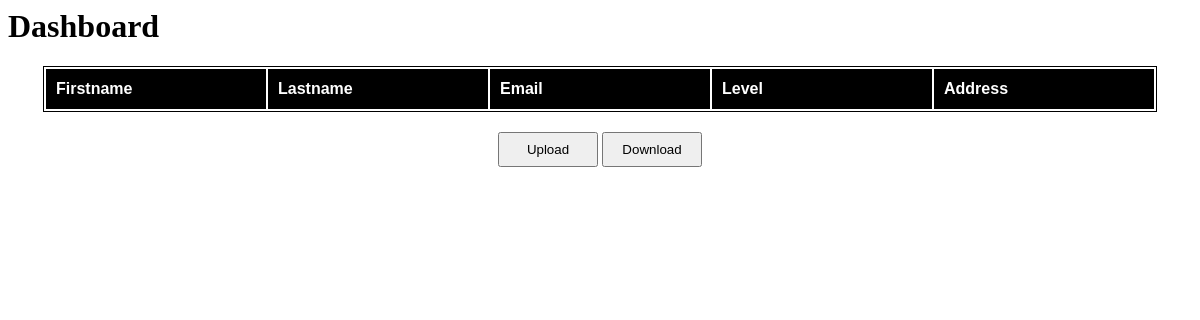
The app's page /dashboard, older data.
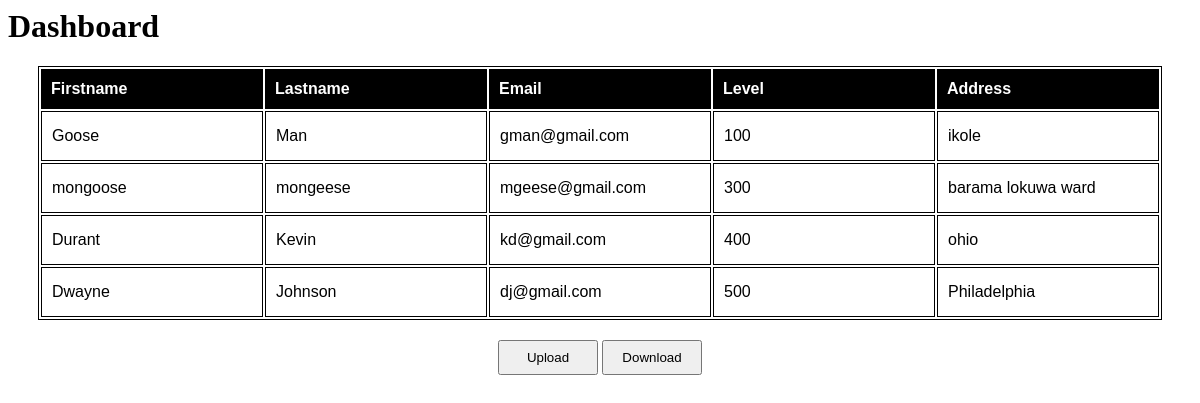
The same page, newer data.
### manager/models.py (models this page shows, shortened)
class StudentInfo(models.Model):
    first_name = models.CharField(max_length=300)
    last_name = models.CharField(max_length=300)
    level = models.IntegerField()
    address = models.CharField(max_length=300)
    email = models.EmailField(max_length=300)

### manager/views.py (the view)
# urls.py: path('dashboard', views.Dashboard, name='dashboard')
def Dashboard(request):
    context = {
        'infos': StudentInfo.objects.all()
    }
    return render(request, 'manager/dashboard.html', context)

### manager/templates/manager/dashboard.html (shortened to what this page needs)
{%load static%}
{%block dashboard%}
<h1>Dashboard</h1>
<div align="center">
    <table>
        <tr id="heading">
            <th>Firstname</th>
            <th>Lastname</th>
            <th>Email</th>
            <th>Level</th>
            <th>Address</th>
        </tr>
        {%for info in infos%}
        <tr>
            <td>{{info.first_name}}</td>
            <td>{{info.last_name}}</td>
            <td>{{info.email}}</td>
            <td>{{info.level}}</td>
            <td>{{info.address}}</td>
        </tr>
        {%endfor%}
    </table>
    <button>Upload</button>
    <button>Download</button>
</div>
{%endblock%}

### manager/templates/manager/dashboard.html (style rules this page uses)
table, td { border: solid 1px #000000; font-family: helvetica; }
td, th { height: 50px; padding:10px; width: 200px }
th { height: 40px; color: white; text-align: left; background-color: #000000; }
button { width: 100px; height: 35px; margin-top: 20px; }

Row changes from the older to the newer data that the page shows:
added StudentInfo: first_name "Goose", last_name "Man", email "gman@gmail.com", level "100", address "ikole"
added StudentInfo: first_name "mongoose", last_name "mongeese", email "mgeese@gmail.com", level "300", address "barama lokuwa ward"
added StudentInfo: first_name "Durant", last_name "Kevin", email "kd@gmail.com", level "400", address "ohio"
added StudentInfo: first_name "Dwayne", last_name "Johnson", email "dj@gmail.com", level "500", address "Philadelphia"
